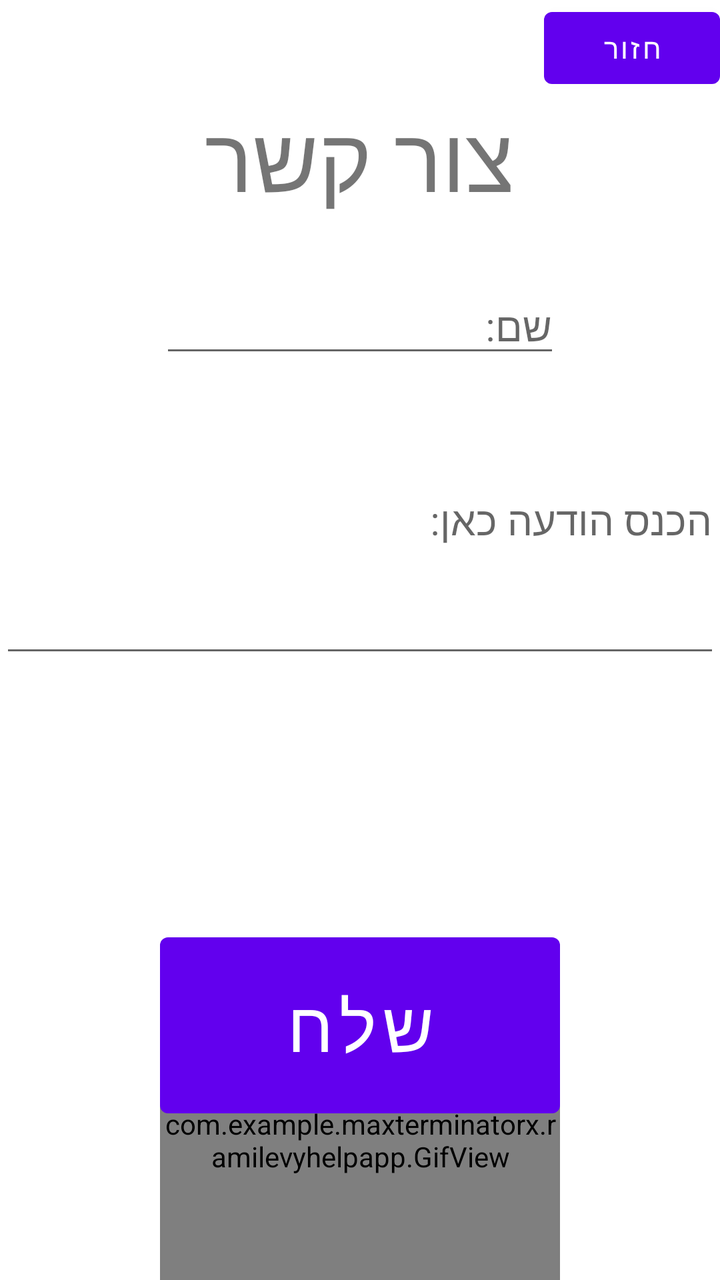
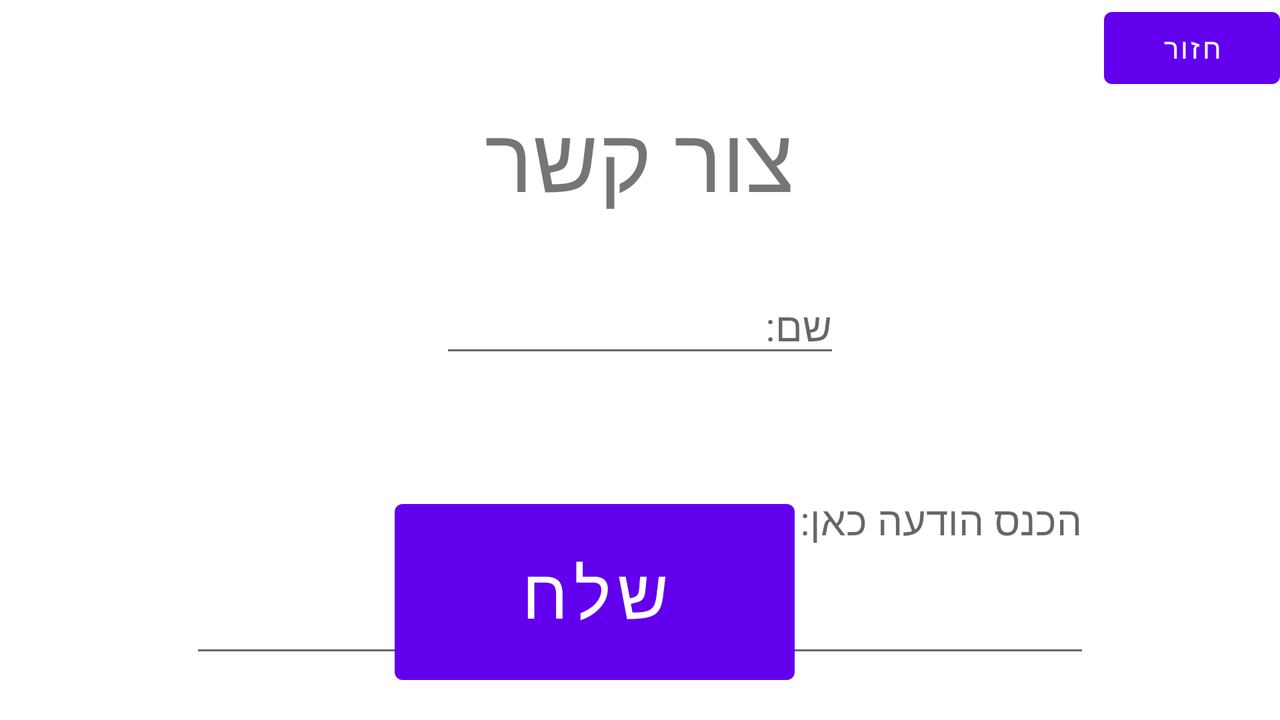

The same Android screen from two of the app's own layout files: first res/layout/ as a phone draws it, then the repository's variant for another configuration, drawn on a device whose configuration selects that folder. Both files follow.
<!-- AndroidManifest.xml: fallback theme Theme.MaterialComponents.DayNight.NoActionBar -->
<!-- res/layout/contact_us_page.xml -->
<?xml version="1.0" encoding="utf-8"?>
<RelativeLayout xmlns:android="http://schemas.android.com/apk/res/android"
    xmlns:app="http://schemas.android.com/apk/res-auto"
    android:id="@+id/contact_us_page"
    android:layout_width="match_parent"
    android:layout_height="match_parent"
    android:background="#ffffffff">

    <TextView
        android:id="@+id/textView"
        android:layout_width="wrap_content"
        android:layout_height="wrap_content"
        android:layout_below="@+id/button123"
        android:layout_centerHorizontal="true"
        android:text="צור קשר"
        android:textSize="45dp" />

    <Button
        android:id="@+id/button123"
        android:layout_width="wrap_content"
        android:layout_height="wrap_content"
        android:layout_alignParentEnd="true"
        android:layout_alignParentRight="true"
        android:layout_alignParentTop="true"
        android:text="חזור" />

    <EditText
        android:id="@+id/nametxt"
        android:layout_width="200dp"
        android:layout_height="wrap_content"
        android:layout_below="@+id/textView"
        android:layout_centerHorizontal="true"
        android:layout_marginTop="30dp"
        android:ems="10"
        android:hint="שם:"
        android:textDirection="rtl"
        android:inputType="textPersonName"
        android:textSize="20dip" />

    <EditText
        android:id="@+id/massagetxt"
        android:layout_width="450dp"
        android:layout_height="150dp"
        android:textSize="20dip"
        android:ems="10"
        android:inputType="textMultiLine"
        android:text=""
        android:hint="הכנס הודעה כאן:"
        android:textDirection="rtl"
        android:layout_below="@+id/nametxt"
        android:layout_centerHorizontal="true" />

    <com.example.maxterminatorx.ramilevyhelpapp.GifView
        android:id="@+id/loadingGif"
        android:layout_width="200dp"
        android:layout_height="200dp"

        android:layout_centerHorizontal="true"
        android:layout_marginTop="500dp"/>

    <Button
        android:id="@+id/send_msg_button"
        android:layout_width="200dp"
        android:layout_height="100dp"
        android:text="שלח"
        android:textSize="35dip"
        android:layout_below="@+id/massagetxt"
        android:layout_alignLeft="@+id/loadingGif"
        android:layout_alignStart="@+id/loadingGif"
        android:layout_marginTop="129dp" />


</RelativeLayout>
<!-- resources referenced by this layout -->
<resources>

</resources>
<!-- res/layout-land/contact_us_page.xml (the repository's variant of the layout above) -->
<!-- drawn on the phone turned sideways -->
<?xml version="1.0" encoding="utf-8"?>
<RelativeLayout xmlns:android="http://schemas.android.com/apk/res/android"
    xmlns:app="http://schemas.android.com/apk/res-auto"
    android:id="@+id/contact_us_page"
    android:layout_width="match_parent"
    android:layout_height="match_parent"
    android:background="#ffffffff">

    <TextView
        android:id="@+id/textView"
        android:layout_width="wrap_content"
        android:layout_height="wrap_content"
        android:layout_below="@+id/button123"
        android:layout_centerHorizontal="true"
        android:text="צור קשר"
        android:textSize="45dp" />

    <Button
        android:id="@+id/button123"
        android:layout_width="wrap_content"
        android:layout_height="wrap_content"
        android:layout_alignParentEnd="true"
        android:layout_alignParentRight="true"
        android:layout_alignParentTop="true"
        android:text="חזור" />

    <EditText
        android:id="@+id/nametxt"
        android:layout_width="200dp"
        android:layout_height="wrap_content"
        android:layout_below="@+id/textView"
        android:layout_centerHorizontal="true"
        android:layout_marginTop="30dp"
        android:ems="10"
        android:hint="שם:"
        android:textDirection="rtl"
        android:inputType="textPersonName"
        android:textSize="20dip" />

    <EditText
        android:id="@+id/massagetxt"
        android:layout_width="450dp"
        android:layout_height="150dp"
        android:textSize="20dip"
        android:ems="10"
        android:inputType="textMultiLine"
        android:text=""
        android:hint="הכנס הודעה כאן:"
        android:textDirection="rtl"
        android:layout_below="@+id/nametxt"
        android:layout_centerHorizontal="true" />

    <com.example.maxterminatorx.ramilevyhelpapp.GifView
        android:id="@+id/loadingGif"
        android:layout_width="200dp"
        android:layout_height="200dp"

        android:layout_centerHorizontal="true"
        android:layout_marginTop="500dp"/>

    <Button
        android:id="@+id/send_msg_button"
        android:layout_width="200dp"
        android:layout_height="100dp"
        android:layout_marginBottom="14dp"
        android:text="שלח"
        android:textSize="35dip"
        android:layout_alignParentBottom="true"
        android:layout_alignRight="@+id/textView"
        android:layout_alignEnd="@+id/textView" />


</RelativeLayout>
